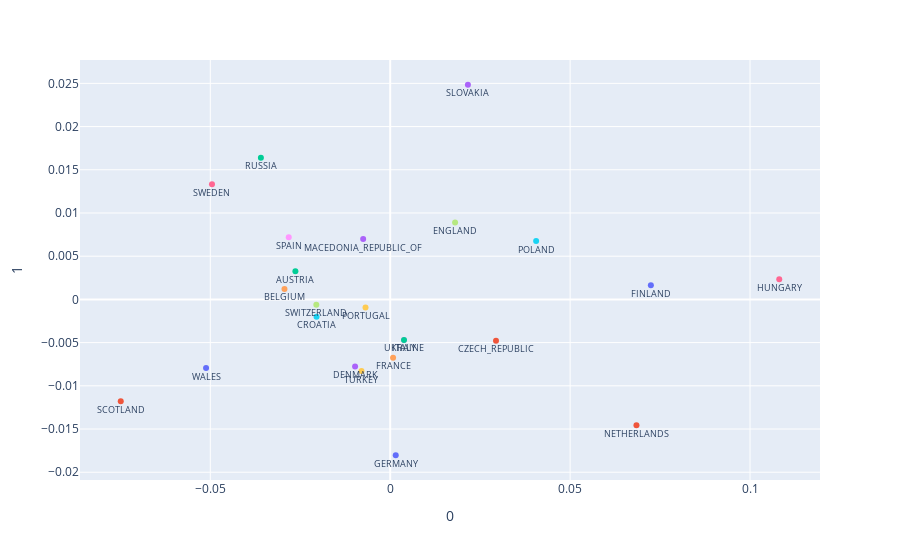

The code cell stored with this chart in its notebook:
### Code cell
pca = PCA(n_components=2)
components = pca.fit_transform(df)

fig = px.scatter(components, x=0, y=1, color=df.index, text = df.index)
fig.update_traces(textposition='bottom center', showlegend = False, textfont_size = 9)
fig.update_traces(marker=dict(size=12,
                              line=dict(width=2,
                                        color='DarkSlateGrey')),
                  selector=dict(mode='markers'),
                 )
fig.show()

### Figure 1 — Plotly figure (JSON) as saved in the notebook; plotly's stock layout.template omitted (floating-point values rounded to 4 significant figures)
{"data": [{"hovertemplate": "color=FINLAND<br>0=%{x}<br>1=%{y}<br>text=%{text}<extra></extra>", "legendgroup": "FINLAND", "marker": {"color": "#636efa", "symbol": "circle"}, "mode": "markers+text", "name": "FINLAND", "orientation": "v", "showlegend": false, "text": ["FINLAND"], "textfont": {"size": 9}, "textposition": "bottom center", "type": "scatter", "x": [0.07244], "xaxis": "x", "y": [0.001641], "yaxis": "y"}, {"hovertemplate": "color=CZECH_REPUBLIC<br>0=%{x}<br>1=%{y}<br>text=%{text}<extra></extra>", "legendgroup": "CZECH_REPUBLIC", "marker": {"color": "#EF553B", "symbol": "circle"}, "mode": "markers+text", "name": "CZECH_REPUBLIC", "orientation": "v", "showlegend": false, "text": ["CZECH_REPUBLIC"], "textfont": {"size": 9}, "textposition": "bottom center", "type": "scatter", "x": [0.0294], "xaxis": "x", "y": [-0.004776], "yaxis": "y"}, {"hovertemplate": "color=AUSTRIA<br>0=%{x}<br>1=%{y}<br>text=%{text}<extra></extra>", "legendgroup": "AUSTRIA", "marker": {"color": "#00cc96", "symbol": "circle"}, "mode": "markers+text", "name": "AUSTRIA", "orientation": "v", "showlegend": false, "text": ["AUSTRIA"], "textfont": {"size": 9}, "textposition": "bottom center", "type": "scatter", "x": [-0.02635], "xaxis": "x", "y": [0.003263], "yaxis": "y"}, {"hovertemplate": "color=MACEDONIA_REPUBLIC_OF<br>0=%{x}<br>1=%{y}<br>text=%{text}<extra></extra>", "legendgroup": "MACEDONIA_REPUBLIC_OF", "marker": {"color": "#ab63fa", "symbol": "circle"}, "mode": "markers+text", "name": "MACEDONIA_REPUBLIC_OF", "orientation": "v", "showlegend": false, "text": ["MACEDONIA_REPUBLIC_OF"], "textfont": {"size": 9}, "textposition": "bottom center", "type": "scatter", "x": [-0.007517], "xaxis": "x", "y": [0.006975], "yaxis": "y"}, {"hovertemplate": "color=BELGIUM<br>0=%{x}<br>1=%{y}<br>text=%{text}<extra></extra>", "legendgroup": "BELGIUM", "marker": {"color": "#FFA15A", "symbol": "circle"}, "mode": "markers+text", "name": "BELGIUM", "orientation": "v", "showlegend": false, "text": ["BELGIUM"], "textfont": {"size": 9}, "textposition": "bottom center", "type": "scatter", "x": [-0.02939], "xaxis": "x", "y": [0.00121], "yaxis": "y"}, {"hovertemplate": "color=CROATIA<br>0=%{x}<br>1=%{y}<br>text=%{text}<extra></extra>", "legendgroup": "CROATIA", "marker": {"color": "#19d3f3", "symbol": "circle"}, "mode": "markers+text", "name": "CROATIA", "orientation": "v", "showlegend": false, "text": ["CROATIA"], "textfont": {"size": 9}, "textposition": "bottom center", "type": "scatter", "x": [-0.02047], "xaxis": "x", "y": [-0.001995], "yaxis": "y"}, {"hovertemplate": "color=SWEDEN<br>0=%{x}<br>1=%{y}<br>text=%{text}<extra></extra>", "legendgroup": "SWEDEN", "marker": {"color": "#FF6692", "symbol": "circle"}, "mode": "markers+text", "name": "SWEDEN", "orientation": "v", "showlegend": false, "text": ["SWEDEN"], "textfont": {"size": 9}, "textposition": "bottom center", "type": "scatter", "x": [-0.04953], "xaxis": "x", "y": [0.01332], "yaxis": "y"}, {"hovertemplate": "color=SWITZERLAND<br>0=%{x}<br>1=%{y}<br>text=%{text}<extra></extra>", "legendgroup": "SWITZERLAND", "marker": {"color": "#B6E880", "symbol": "circle"}, "mode": "markers+text", "name": "SWITZERLAND", "orientation": "v", "showlegend": false, "text": ["SWITZERLAND"], "textfont": {"size": 9}, "textposition": "bottom center", "type": "scatter", "x": [-0.02053], "xaxis": "x", "y": [-0.0006157], "yaxis": "y"}, {"hovertemplate": "color=SPAIN<br>0=%{x}<br>1=%{y}<br>text=%{text}<extra></extra>", "legendgroup": "SPAIN", "marker": {"color": "#FF97FF", "symbol": "circle"}, "mode": "markers+text", "name": "SPAIN", "orientation": "v", "showlegend": false, "text": ["SPAIN"], "textfont": {"size": 9}, "textposition": "bottom center", "type": "scatter", "x": [-0.0282], "xaxis": "x", "y": [0.007196], "yaxis": "y"}, {"hovertemplate": "color=TURKEY<br>0=%{x}<br>1=%{y}<br>text=%{text}<extra></extra>", "legendgroup": "TURKEY", "marker": {"color": "#FECB52", "symbol": "circle"}, "mode": "markers+text", "name": "TURKEY", "orientation": "v", "showlegend": false, "text": ["TURKEY"], "textfont": {"size": 9}, "textposition": "bottom center", "type": "scatter", "x": [-0.00798], "xaxis": "x", "y": [-0.008298], "yaxis": "y"}, {"hovertemplate": "color=WALES<br>0=%{x}<br>1=%{y}<br>text=%{text}<extra></extra>", "legendgroup": "WALES", "marker": {"color": "#636efa", "symbol": "circle"}, "mode": "markers+text", "name": "WALES", "orientation": "v", "showlegend": false, "text": ["WALES"], "textfont": {"size": 9}, "textposition": "bottom center", "type": "scatter", "x": [-0.05118], "xaxis": "x", "y": [-0.007941], "yaxis": "y"}, {"hovertemplate": "color=NETHERLANDS<br>0=%{x}<br>1=%{y}<br>text=%{text}<extra></extra>", "legendgroup": "NETHERLANDS", "marker": {"color": "#EF553B", "symbol": "circle"}, "mode": "markers+text", "name": "NETHERLANDS", "orientation": "v", "showlegend": false, "text": ["NETHERLANDS"], "textfont": {"size": 9}, "textposition": "bottom center", "type": "scatter", "x": [0.06844], "xaxis": "x", "y": [-0.01455], "yaxis": "y"}, {"hovertemplate": "color=RUSSIA<br>0=%{x}<br>1=%{y}<br>text=%{text}<extra></extra>", "legendgroup": "RUSSIA", "marker": {"color": "#00cc96", "symbol": "circle"}, "mode": "markers+text", "name": "RUSSIA", "orientation": "v", "showlegend": false, "text": ["RUSSIA"], "textfont": {"size": 9}, "textposition": "bottom center", "type": "scatter", "x": [-0.03594], "xaxis": "x", "y": [0.01639], "yaxis": "y"}, {"hovertemplate": "color=SLOVAKIA<br>0=%{x}<br>1=%{y}<br>text=%{text}<extra></extra>", "legendgroup": "SLOVAKIA", "marker": {"color": "#ab63fa", "symbol": "circle"}, "mode": "markers+text", "name": "SLOVAKIA", "orientation": "v", "showlegend": false, "text": ["SLOVAKIA"], "textfont": {"size": 9}, "textposition": "bottom center", "type": "scatter", "x": [0.02159], "xaxis": "x", "y": [0.02484], "yaxis": "y"}, {"hovertemplate": "color=FRANCE<br>0=%{x}<br>1=%{y}<br>text=%{text}<extra></extra>", "legendgroup": "FRANCE", "marker": {"color": "#FFA15A", "symbol": "circle"}, "mode": "markers+text", "name": "FRANCE", "orientation": "v", "showlegend": false, "text": ["FRANCE"], "textfont": {"size": 9}, "textposition": "bottom center", "type": "scatter", "x": [0.0007963], "xaxis": "x", "y": [-0.006738], "yaxis": "y"}, {"hovertemplate": "color=POLAND<br>0=%{x}<br>1=%{y}<br>text=%{text}<extra></extra>", "legendgroup": "POLAND", "marker": {"color": "#19d3f3", "symbol": "circle"}, "mode": "markers+text", "name": "POLAND", "orientation": "v", "showlegend": false, "text": ["POLAND"], "textfont": {"size": 9}, "textposition": "bottom center", "type": "scatter", "x": [0.04056], "xaxis": "x", "y": [0.006747], "yaxis": "y"}, {"hovertemplate": "color=HUNGARY<br>0=%{x}<br>1=%{y}<br>text=%{text}<extra></extra>", "legendgroup": "HUNGARY", "marker": {"color": "#FF6692", "symbol": "circle"}, "mode": "markers+text", "name": "HUNGARY", "orientation": "v", "showlegend": false, "text": ["HUNGARY"], "textfont": {"size": 9}, "textposition": "bottom center", "type": "scatter", "x": [0.1081], "xaxis": "x", "y": [0.002321], "yaxis": "y"}, {"hovertemplate": "color=ENGLAND<br>0=%{x}<br>1=%{y}<br>text=%{text}<extra></extra>", "legendgroup": "ENGLAND", "marker": {"color": "#B6E880", "symbol": "circle"}, "mode": "markers+text", "name": "ENGLAND", "orientation": "v", "showlegend": false, "text": ["ENGLAND"], "textfont": {"size": 9}, "textposition": "bottom center", "type": "scatter", "x": [0.01803], "xaxis": "x", "y": [0.008892], "yaxis": "y"}, {"hovertemplate": "color=ITALY<br>0=%{x}<br>1=%{y}<br>text=%{text}<extra></extra>", "legendgroup": "ITALY", "marker": {"color": "#FF97FF", "symbol": "circle"}, "mode": "markers+text", "name": "ITALY", "orientation": "v", "showlegend": false, "text": ["ITALY"], "textfont": {"size": 9}, "textposition": "bottom center", "type": "scatter", "x": [0.003835], "xaxis": "x", "y": [-0.004685], "yaxis": "y"}, {"hovertemplate": "color=PORTUGAL<br>0=%{x}<br>1=%{y}<br>text=%{text}<extra></extra>", "legendgroup": "PORTUGAL", "marker": {"color": "#FECB52", "symbol": "circle"}, "mode": "markers+text", "name": "PORTUGAL", "orientation": "v", "showlegend": false, "text": ["PORTUGAL"], "textfont": {"size": 9}, "textposition": "bottom center", "type": "scatter", "x": [-0.006859], "xaxis": "x", "y": [-0.0009341], "yaxis": "y"}, {"hovertemplate": "color=GERMANY<br>0=%{x}<br>1=%{y}<br>text=%{text}<extra></extra>", "legendgroup": "GERMANY", "marker": {"color": "#636efa", "symbol": "circle"}, "mode": "markers+text", "name": "GERMANY", "orientation": "v", "showlegend": false, "text": ["GERMANY"], "textfont": {"size": 9}, "textposition": "bottom center", "type": "scatter", "x": [0.001533], "xaxis": "x", "y": [-0.01803], "yaxis": "y"}, {"hovertemplate": "color=SCOTLAND<br>0=%{x}<br>1=%{y}<br>text=%{text}<extra></extra>", "legendgroup": "SCOTLAND", "marker": {"color": "#EF553B", "symbol": "circle"}, "mode": "markers+text", "name": "SCOTLAND", "orientation": "v", "showlegend": false, "text": ["SCOTLAND"], "textfont": {"size": 9}, "textposition": "bottom center", "type": "scatter", "x": [-0.07489], "xaxis": "x", "y": [-0.01178], "yaxis": "y"}, {"hovertemplate": "color=UKRAINE<br>0=%{x}<br>1=%{y}<br>text=%{text}<extra></extra>", "legendgroup": "UKRAINE", "marker": {"color": "#00cc96", "symbol": "circle"}, "mode": "markers+text", "name": "UKRAINE", "orientation": "v", "showlegend": false, "text": ["UKRAINE"], "textfont": {"size": 9}, "textposition": "bottom center", "type": "scatter", "x": [0.003835], "xaxis": "x", "y": [-0.004685], "yaxis": "y"}, {"hovertemplate": "color=DENMARK<br>0=%{x}<br>1=%{y}<br>text=%{text}<extra></extra>", "legendgroup": "DENMARK", "marker": {"color": "#ab63fa", "symbol": "circle"}, "mode": "markers+text", "name": "DENMARK", "orientation": "v", "showlegend": false, "text": ["DENMARK"], "textfont": {"size": 9}, "textposition": "bottom center", "type": "scatter", "x": [-0.009758], "xaxis": "x", "y": [-0.007753], "yaxis": "y"}], "layout": {"legend": {"title": {"text": "color"}, "tracegroupgap": 0}, "margin": {"t": 60}, "xaxis": {"anchor": "y", "domain": [0, 1], "title": {"text": "0"}}, "yaxis": {"anchor": "x", "domain": [0, 1], "title": {"text": "1"}}}}
